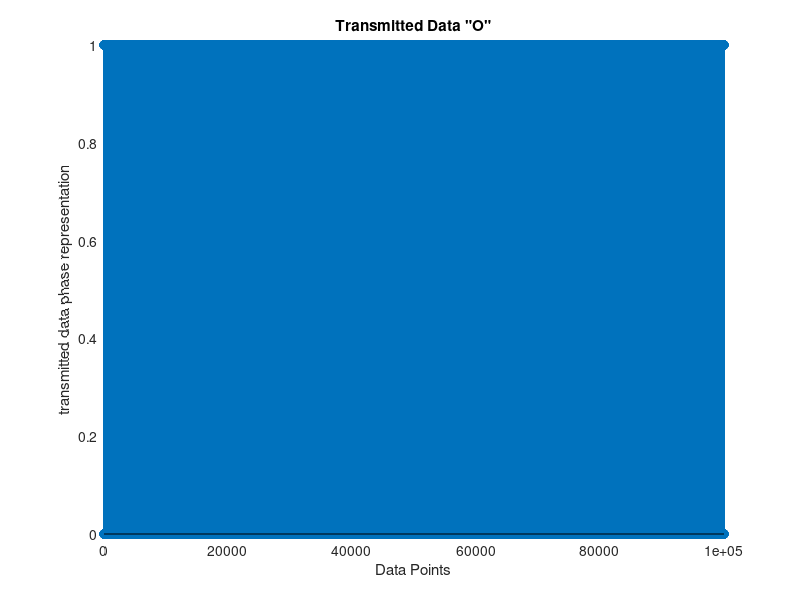

The MATLAB script that drew this image: (Note: this script raises an error after producing the figure.)
clear all;
close all;

format long;

%   ---------------
%   A: Setting Parameters
%   ---------------
M = 16;                          %   Qam signal constellation
% Modulation order
k = log2(M);     % Bits per symbol
EbNoVec = (5:15)';      % Eb/No values (dB)
numSymPerFrame = 100;   % Number of QAM symbols per frame

no_of_data_points = 144;        %   have 128 data points
block_size = 8;                 %   size of each ofdm block
cp_len = ceil(0.1*block_size);  %   length of cyclic prefix
no_of_ifft_points = block_size;           %   128 points for the FFT/IFFT
no_of_fft_points = block_size;


n = 3e4; % Number of bits to process
nsamp = 1; % Oversampling rate


berEst = zeros(size(EbNoVec));

% ***** Simulation M-QAM transmission over noise ***%
% with using Monte Carlo simulation


q=4;
m=2^q; % M-QAM level power of 2 
loop=20; % Monte Carlo 
N=100000;  % Frame length (x_1 x_2 ... x_N)
SNRdB=0:15; % SNR in dB
SNR=10.^(SNRdB/10);
Rate= zeros(1, length(SNRdB)); %





%   ---------------------------------------------
%   B:  %   +++++   TRANSMITTER    +++++
%   ---------------------------------------------
%   1.  Generate 1 x 128 vector of random data points
%data_source = randsrc(1, no_of_data_points, 0:M-1);
% this for QAM modulation BER by using this website concept %https://www.mathworks.com/matlabcentral/fileexchange/54223-simulation-m-qam-transmission-over-noise
% we take this dataset bucz of Monte carlo simulation   
data_source=randi([0 1],N,1); % 1 or 0 

%data_source = randi([0 1],1000*k,1);%real one
%data_source=randi(9600,1);
%data_source=randi([0 M-1],1000,1);
figure(1)
stem(data_source); grid on; xlabel('Data Points'); ylabel('transmitted data phase representation')
title('Transmitted Data "O"')


%   2.  Perform QAM modulation
qam_modulated_data = qammod(data_source,M,'InputType','bit','UnitAveragePower',true);
ytx =qam_modulated_data;
scatterplot(qam_modulated_data);title('MODULATED TRANSMITTED DATA');

%   3.  Do IFFT on each block
%   Make the serial stream a matrix where each column represents a pre-OFDM
%   block (w/o cyclic prefixing)
%   First: Find out the number of colums that will exist after reshaping
num_cols=(length(qam_modulated_data)/block_size);
data_matrix = reshape(qam_modulated_data, block_size, num_cols);
%   Second: Create empty matix to put the IFFT'd data
cp_start = block_size-cp_len;
cp_end = block_size;
%   Third: Operate columnwise & do CP
for i=1:num_cols
    ifft_data_matrix(:,i) = ifft((data_matrix(:,i)),no_of_ifft_points);
    %   Compute and append Cyclic Prefix
    for j=1:cp_len
       actual_cp(j,i) = ifft_data_matrix(j+cp_start,i);
    end
    %   Append the CP to the existing block to create the actual OFDM block
    ifft_data(:,i) = vertcat(actual_cp(:,i),ifft_data_matrix(:,i));
end


%   4.  Convert to serial stream for transmission

[rows_ifft_data, cols_ifft_data]=size(ifft_data);
len_ofdm_data = rows_ifft_data*cols_ifft_data;
%   Actual OFDM signal to be transmitted
ofdm_signal = reshape(ifft_data, 1, len_ofdm_data);
figure(3)
plot(real(ofdm_signal)); xlabel('Time'); ylabel('Amplitude');
title('OFDM Signal');grid on;


%ofdmDims = info(ofdm_signal);
%numDC =ofdm_signal.DataInputSize(1);



%   ---------------------------------------------------------------
%     +++++   clipping as a PAPR reduction method    +++++
%   ---------------------------------------------------------------
%  avg=0.9;
%  clipped=ofdm_signal;
%  for i=1:length(clipped)
%  	if clipped(i) > avg
%  		clipped(i) = avg;
%      end
%      if clipped(i) < -avg
%  		clipped(i) = -avg;
%      end
%  end
%  figure(4)
%  plot(real(clipped)); xlabel('Time'); ylabel('Amplitude');
%  title('clipped Signal');grid on;

 avg=0;
 clipped=ofdm_signal;
 for i=1:length(clipped)
 	if clipped(i) > avg
 		clipped(i) = clipped(i);
     
    elseif clipped(i) < -avg

 		clipped(i) = 0;
  
    end
   
%     figure(4)
% plot(real(clipped)); xlabel('Time'); ylabel('Amplitude');
%  title('clipped Signal');grid on;
% axis([0 180 -1.5 1.5]);
 end
 %figure(4)
% plot(real(clipped)); xlabel('Time'); ylabel('Amplitude');
 %title('clipped Signal');grid on;

 figure(4)
plot(real(clipped)); xlabel('Time'); ylabel('Amplitude');
 title('clipped Signal');grid on;
axis([0 180 -1.5 1.5]);


%   --------------------------------
%     +++++   CHANNEL    +++++
%   --------------------------------

%   Create a complex multipath channel

channel = randn(1,block_size) + sqrt(-1)*randn(1,block_size);


%   ------------------------------------------
%     +++++   RECEIVER    +++++
%   ------------------------------------------
%   1.  Pass the ofdm signal through the channel
after_channel = filter(channel, 1, ofdm_signal);
%SNR with respect to ber
EbNo2 = 10;
snr = EbNo2 + 10*log10(k) - 10*log10(nsamp);
receivedSignal = awgn(qam_modulated_data,snr,'measured');
sPlotFig = scatterplot(receivedSignal,1,0,'g.');
hold on
scatterplot(qam_modulated_data,1,0,'k*',sPlotFig)
%   2.   Add Noise

awgn_noise = awgn(zeros(1,length(after_channel)),0);

%   3.  Add noise to signal...

recvd_signal = awgn_noise+after_channel;

%   4.  Convert Data back to "parallel" form to perform FFT

recvd_signal_matrix = reshape(recvd_signal,rows_ifft_data, cols_ifft_data);

%   5.  Remove CP

recvd_signal_matrix(1:cp_len,:)=[];

%   6.  Perform FFT

for i=1:cols_ifft_data
    
    %   FFT
    
    fft_data_matrix(:,i) = fft(recvd_signal_matrix(:,i),no_of_fft_points);

end



%   7.  Convert to serial stream

recvd_serial_data = reshape(fft_data_matrix,1,(block_size*num_cols));

%   8.  Demodulate the data

qam_demodulated_data = qamdemod(recvd_serial_data,M);

figure(7)

stem(qam_demodulated_data,'rx');

grid on;xlabel('Data Points');ylabel('received data phase representation');title('Received Data "X"')   

dataOutMatrix = de2bi(qam_demodulated_data,k);
dataOut = dataOutMatrix(:);

[numErrors,ber] = biterr(data_source,dataOut);
fprintf('\nThe binary coding bit error rate = %5.2e, based on %d errors\n',ber,numErrors)


%   ----------------------------------------------------
%   F:  %   +++++   RECEIVER of clipped signal    +++++
%   ----------------------------------------------------

%   1.  Pass the ofdm signal through the channel

after_channel = filter(channel, 1, clipped);

%   2.   Add Noise

awgn_noise = awgn(zeros(1,length(after_channel)),0);

%   3.  Add noise to signal...

recvd_signal = awgn_noise+after_channel;

%   4.  Convert Data back to "parallel" form to perform FFT

recvd_signal_matrix = reshape(recvd_signal,rows_ifft_data, cols_ifft_data);

%   5.  Remove CP

recvd_signal_matrix(1:cp_len,:)=[];

%   6.  Perform FFT

for i=1:cols_ifft_data

    %   FFT
    
    fft_data_matrix(:,i) = fft(recvd_signal_matrix(:,i),no_of_fft_points);

end

%   7.  Convert to serial stream

recvd_serial_data = reshape(fft_data_matrix, 1,(block_size*num_cols));

%   8.  Demodulate the data

qam_demodulated_data = qamdemod(recvd_serial_data,M);

figure(8)

stem(qam_demodulated_data,'rx');

%BER
 noe=0; 
 for ii= 1:1:length(recvd_serial_data)
   if data_source(ii)~=recvd_serial_data(ii)
       
    noe=noe+1;
   else
       noe=noe;
   
   end 
 end 
% ber= noe/length(ofdm_signal); 
 
ber=( noe/length(data_source)); 
 
% 
% for n = 1:length(EbNoVec)
%     % Convert Eb/No to SNR
%     snrdB = EbNoVec(n) + 10*log10(k);
%     % Reset the error and bit counters
%     numErrs = 0;
%     numBits = 0;
%     
%     while numErrs < 200 && numBits < 1e9
%         % Generate binary data and convert to symbols
%         dataIn = randi([0 1],numSymPerFrame,k);
%         dataSym = bi2de(dataIn);
%         
%         % QAM modulate using 'Gray' symbol mapping
%         txSig = qammod(dataSym,M);
%         
%         % Pass through AWGN channel
%         rxSig = awgn(txSig,snrdB,'measured');
%         
%         % Demodulate the noisy signal
%         rxSym = qamdemod(rxSig,M);
%         % Convert received symbols to bits
%         dataOut = de2bi(rxSym,k);
%         
%         % Calculate the number of bit errors
%         nErrors = biterr(dataIn,dataOut);
%         
%         % Increment the error and bit counters
%         numErrs = numErrs + nErrors;
%         numBits = numBits + numSymPerFrame*k;
%     end
%     
%     % Estimate the BER
%     berEst(n) = numErrs/numBits;
% end
% berTheory = berawgn(EbNoVec,'qam',M);
% 
% semilogy(EbNoVec,berEst,'*')
% hold on
% semilogy(EbNoVec,berTheory)
% grid
% legend('Estimated BER','Theoretical BER')
% xlabel('Eb/No (dB)')
% ylabel('Bit Error Rate')

%http://www.raymaps.com/index.php/ber-64-qam-awgn/
%%%%%%%%%%%%%%%%%%%%%%%%%%%%%%%%%%%%%%%%%%%%%%%%%
% CALCULATE QAM BER USING FORMULA
%%%%%%%%%%%%%%%%%%%%%%%%%%%%%%%%%%%%%%%%%%%%%%%%%
EbNodB2=0:2:16;
EbNo2=10.^(EbNodB2/10);
x=sqrt(3*k*EbNo2/(M-1));
Pb=(4/k)*(1-1/sqrt(M))*(1/2)*erfc(x/sqrt(2));
figure(9) 
semilogy(EbNodB2,Pb,'bs-')
title('QAM bit error rate');
xlabel('EbNo');
ylabel('Pb');
%%%%%%%%%%%%%%%%%%%%%%%%%%%%%%%%%%%%%%%%%%%%%%%%%

%https://www.edaboard.com/showthread.php?143238-matlab-code-for-SNR-vs-BER-plot

% %% Signal Source
% % Create a binary data stream as a column vector.
% x = data_source; % Random binary data stream
% 
% % Plot first 40 bits in a stem plot.
% % stem(x(1:70),'filled');
% % title('Random Bits');
% % xlabel('Bit Index'); ylabel('Binary Value');
% %% Bit-to-Symbol Mapping
% % Convert the bits in x into k-bit symbols.
% xsym = bi2de(reshape(x,k,length(x)/k).','left-msb');
% 
% %% Stem Plot of Symbols 
% % Plot first 10 symbols in a stem plot.
% figure; % Create new figure window.
% stem(xsym(1:10));
% title('Random Symbols');
% xlabel('Symbol Index'); ylabel('Integer Value');
% 
% %% Modulation
% % Modulate using 16-QAM.
% y = qam_modulated_data;
% %% Transmitted Signal
% ytx = y;
% 
% %% Channel
% % Send signal over an AWGN channel.
% EbNo = 10; % In dB
% snr = EbNo + 10*log10(k) - 10*log10(nsamp);
% ynoisy = awgn(ytx,snr,'measured');
% 
% %% Received Signal
% yrx = ynoisy;
% 
% %% Scatter Plot
% % Create scatter plot of noisy signal and transmitted
% % signal on the same axes.
% h = scatterplot(yrx(1:nsamp*5e1),nsamp,3,'g.');
% hold on;
% scatterplot(ytx(1:5e1),1,0,'k*',h);
%  title('Received Signal');
% legend('Received Signal','Signal Constellation');
%  axis([-5 5 -5 5]); % Set axis ranges.
%  hold off
% % Demodulation
% % Demodulate signal using 16-QAM.
% zsym =qam_demodulated_data;
% %% Symbol-to-Bit Mapping
% % Undo the bit-to-symbol mapping performed earlier.
% z = de2bi(zsym,'left-msb'); % Convert integers to bits.
% % Convert z from a matrix to a vector.
% z = reshape(z.',numel(z),1);
% %% BER Computation
% % Compare x and z to obtain the number of errors and
% % the bit error rate.
% [errors,errorrate] = biterr(x,z);
% hold on
% semilogy(snr,errorrate);
% legend('snr','errorrate');
% title(' BER OF QAM');
% hold off


  %https://dsp.stackexchange.com/questions/16240/deriving-ser-ber-for-4qam-16qam-and-32qam
  
 % https://www.mathworks.com/matlabcentral/fileexchange/39011-ber-comparison-of-m-ary-qam
  
  %https://dsp.stackexchange.com/questions/42857/converting-e-b-n-0-to-snr
  
  
  
  
  %https://www.edaboard.com/showthread.php?143238-matlab-code-for-SNR-vs-BER-plot
%   x = randi(n,1);
%   %% Channel
% % Send signal over an AWGN channel.
% for EbNodB2=0:2:16
% EbNo2=10.^(EbNodB2/10);
% %EbNo1 = 10; % In dB
% snr = EbNo2 + 10*log10(k) - 10*log10(nsamp);
% ynoisy = awgn(ytx,snr,'measured');
% end
% %% Received Signal but without demodulation
% yrx = ynoisy;
% % Demodulation
% % Demodulate signal using 16-QAM.
% zsym = qamdemod(yrx,M);
% %% BER Computation
% % Compare x and z to obtain the number of errors and
% % the bit error rate.
% figure(11)
% hold on
% [errors,errorrate] = biterr(x,zsym);
% semilogy(snr,errorrate,'bs-');



%https://www.mathworks.com/matlabcentral/fileexchange/54223-simulation-m-qam-transmission-over-noise

% ***** Simulation M-QAM transmission over noise ***%
% with using Monte Carlo simulation


% ******* Transmitter **************%
for dB= 1: length(SNRdB) % start looping by SNRdB
    for lp= 1: loop % start looping of frame data 
	
% ******* q-QAM signal generation **********%    
	x_inp=randi([0 1],N,1); % 1 or 0
    x_inp_mod=qammod(x_inp,q);

% ******* Channel **************%
	  
    y_channel=awgn(x_inp_mod,SNRdB(dB)); %  AWGN 
    % ******* Receiver ***************% 
    y=y_channel; 
    x_inp_dem=qamdemod(y,q);
    x_out=round(x_inp_dem);
    
    % ******* Bit Error Rate (BER) calulation ******%    
    
    [err, rate]= biterr(x_inp, x_out);
    Rate(dB)= Rate(dB) + rate;
    
    end % end for loop
   
    Rate(dB)= Rate(dB)/loop; % Average value over Monte Carlo simulation 
                              % loop
   
end % end Monte Carlo


% ******* Plot the simulation result *********%
    f1 = figure(12);
    set(f1,'color',[1 1 1]);
    semilogy(SNRdB,Rate, 'b-*')
    hold on;
    BER_th= (2*(sqrt(m)-1)/sqrt(m))*qfunc(sqrt((6*q/(m-1)))*sqrt(SNR)); % theoritical calculation for BER
    semilogy(SNRdB,BER_th,'r-o');
    hold on;
    axis([0 12 0.00000001  1.2]);  
    xlabel( 'Signal-to-Noise Ratio (SNR)')
    ylabel( 'Bit Error Rate (BER)')
    title('Simulation QAM transmission over noise');
    legend('BER simulation','BER calculation')
    grid on;